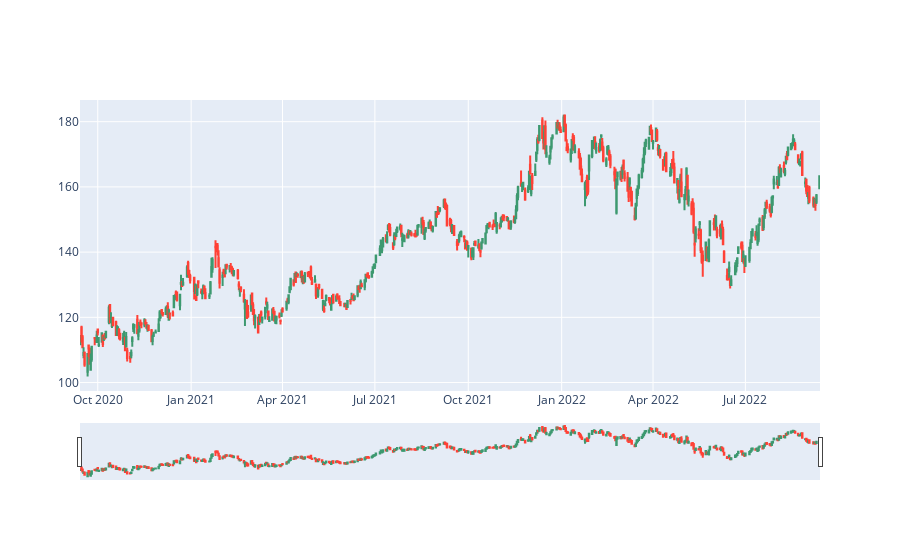

Source (notebook cell):
### Markdown cell above
### Gráfico de velas

### Code cell
fig = go.Figure(data=[go.Candlestick(x=data.index,
                open=data['Open']['AAPL'],
                high=data['High']['AAPL'],
                low=data['Low']['AAPL'],
                close=data['Close']['AAPL'])])
#fig.update_layout(xaxis_rangeslider_visible=False)  desactivar el rango inferior
fig.show()

### Figure 1 — Plotly figure (JSON) as saved in the notebook; plotly's stock layout.template omitted (floating-point values rounded to 4 significant figures; data arrays with more than 128 entries replaced by an {"elided": "..."} marker saying what was removed)
{"data": [{"close": {"elided": "503 float values"}, "high": {"elided": "503 float values"}, "low": {"elided": "503 float values"}, "open": {"elided": "503 float values"}, "type": "candlestick", "x": {"elided": "503 str values"}}], "layout": {}}
